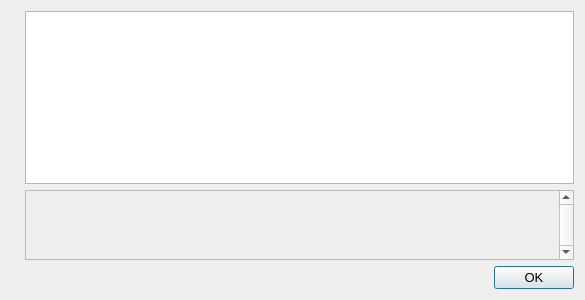
<?xml version="1.0" encoding="UTF-8"?>
<ui version="4.0">
 <class>HelpMessageDialog</class>
 <widget class="QDialog" name="HelpMessageDialog">
  <property name="geometry">
   <rect>
    <x>0</x>
    <y>0</y>
    <width>585</width>
    <height>300</height>
   </rect>
  </property>
  <property name="font">
   <font>
    <pointsize>10</pointsize>
   </font>
  </property>
  <property name="windowTitle">
   <string notr="true">OJA Coin - Command-line options</string>
  </property>
  <layout class="QHBoxLayout" name="horizontalLayout_2">
   <item>
    <widget class="QLabel" name="graphic">
     <property name="sizePolicy">
      <sizepolicy hsizetype="Preferred" vsizetype="Ignored">
       <horstretch>0</horstretch>
       <verstretch>0</verstretch>
      </sizepolicy>
     </property>
     <property name="pixmap">
      <pixmap resource="../ojx.qrc">:/images/about</pixmap>
     </property>
    </widget>
   </item>
   <item>
    <layout class="QVBoxLayout" name="verticalLayout">
     <item>
      <widget class="QTextEdit" name="helpMessage">
       <property name="readOnly">
        <bool>true</bool>
       </property>
      </widget>
     </item>
     <item>
      <widget class="QScrollArea" name="scrollArea">
       <property name="verticalScrollBarPolicy">
        <enum>Qt::ScrollBarAlwaysOn</enum>
       </property>
       <property name="widgetResizable">
        <bool>true</bool>
       </property>
       <widget class="QWidget" name="scrollAreaWidgetContents">
        <property name="geometry">
         <rect>
          <x>0</x>
          <y>0</y>
          <width>447</width>
          <height>68</height>
         </rect>
        </property>
        <layout class="QVBoxLayout" name="verticalLayout_2">
         <item>
          <widget class="QLabel" name="aboutMessage">
           <property name="cursor">
            <cursorShape>IBeamCursor</cursorShape>
           </property>
           <property name="textFormat">
            <enum>Qt::PlainText</enum>
           </property>
           <property name="alignment">
            <set>Qt::AlignLeading|Qt::AlignLeft|Qt::AlignTop</set>
           </property>
           <property name="openExternalLinks">
            <bool>true</bool>
           </property>
           <property name="textInteractionFlags">
            <set>Qt::LinksAccessibleByMouse|Qt::TextSelectableByKeyboard|Qt::TextSelectableByMouse</set>
           </property>
          </widget>
         </item>
        </layout>
       </widget>
      </widget>
     </item>
     <item>
      <widget class="QDialogButtonBox" name="okButton">
       <property name="orientation">
        <enum>Qt::Horizontal</enum>
       </property>
       <property name="standardButtons">
        <set>QDialogButtonBox::Ok</set>
       </property>
      </widget>
     </item>
    </layout>
   </item>
  </layout>
 </widget>
 <resources>
  <include location="../ojx.qrc"/>
 </resources>
 <connections>
  <connection>
   <sender>okButton</sender>
   <signal>accepted()</signal>
   <receiver>HelpMessageDialog</receiver>
   <slot>accept()</slot>
   <hints>
    <hint type="sourcelabel">
     <x>20</x>
     <y>20</y>
    </hint>
    <hint type="destinationlabel">
     <x>20</x>
     <y>20</y>
    </hint>
   </hints>
  </connection>
  <connection>
   <sender>okButton</sender>
   <signal>rejected()</signal>
   <receiver>HelpMessageDialog</receiver>
   <slot>reject()</slot>
   <hints>
    <hint type="sourcelabel">
     <x>20</x>
     <y>20</y>
    </hint>
    <hint type="destinationlabel">
     <x>20</x>
     <y>20</y>
    </hint>
   </hints>
  </connection>
 </connections>
</ui>
